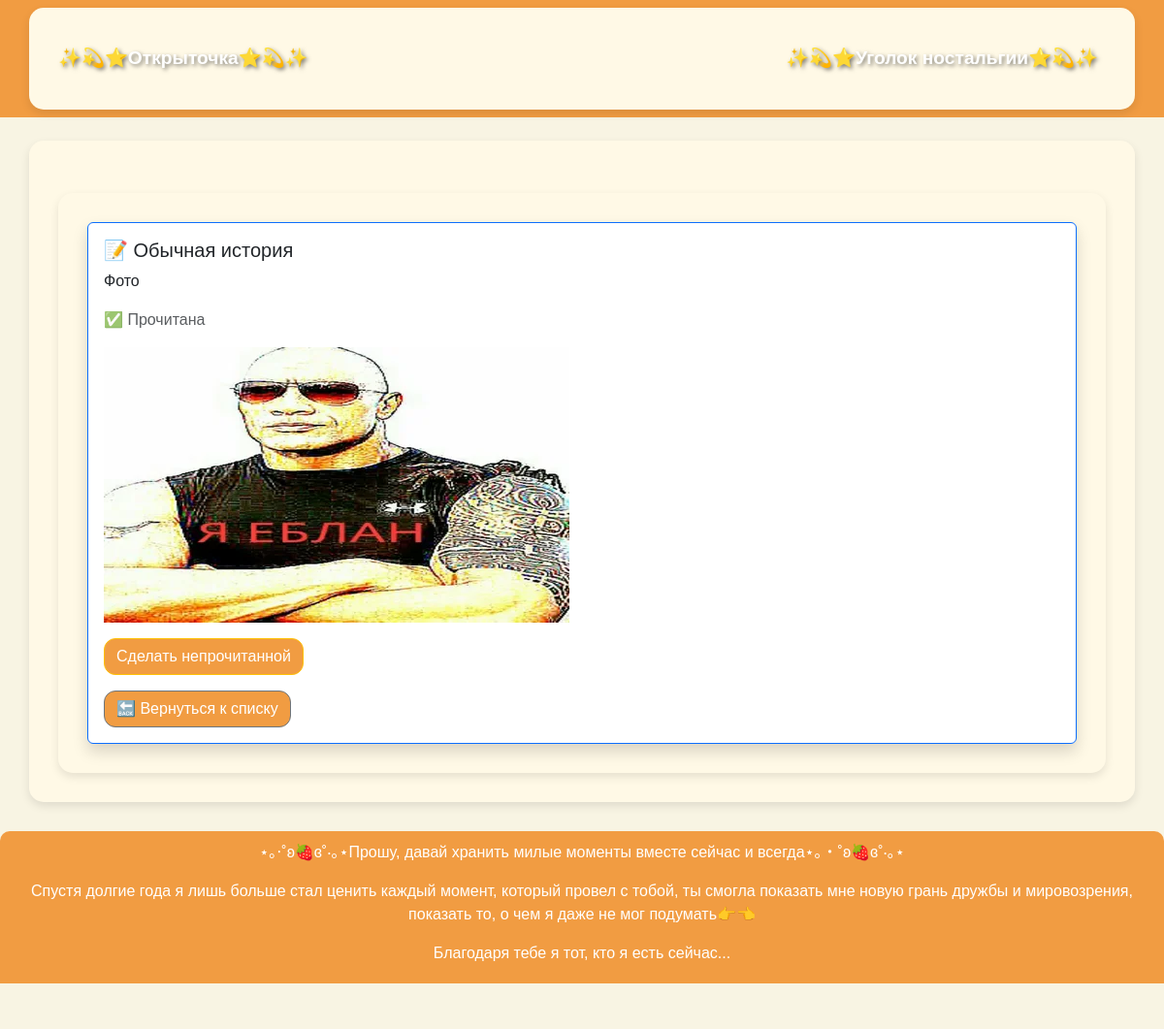
/notes/13/, run on the app's committed database.
### api/models.py (models this page shows, shortened)
class Note(models.Model):
    text = models.TextField(verbose_name="Текст заметки")
    is_read = models.BooleanField(default=False, verbose_name="Прочитано")
    is_secret = models.BooleanField(default=False, verbose_name="Секретная")
    photo = models.ImageField(upload_to='notes_photos/', null=True, blank=True, verbose_name="Фото")

### api/views.py (the view)
# urls.py: path("notes/<int:note_id>/", note_detail, name="note_detail"),
def note_detail(request, note_id):
    note = get_object_or_404(Note, id=note_id)
    return render(request, "note_detail.html", {"note": note})

### templates/note_detail.html (shortened to what this page needs)
{% extends "base.html" %}
{% block content %}
    <div class="container mt-4 fade-in">
        <div class="card shadow {% if note.is_secret %}border-danger{% else %}border-primary{% endif %}">
            <div class="card-body">
                <h5 class="card-title">
                    {% if note.is_secret %} 🔒 Секретная история {% else %} 📝 Обычная история {% endif %}
                </h5>
                <p class="card-text">{{ note.text }}</p>
                <p class="text-muted">
                    <span id="status-{{ note.id }}">
                        {% if note.is_read %} ✅ Прочитана {% else %} ❌ Не прочитана {% endif %}
                    </span>
                </p>
                {% if note.photo %}
                    <div class="mt-3 fade-in">
                        <img src="{{ note.photo.url }}" alt="Фото заметки" class="img-fluid">
                    </div>
                {% endif %}
                <button class="btn {% if note.is_read %}btn-warning{% else %}btn-success{% endif %} toggle-read mt-3 fade-in"
                        data-id="{{ note.id }}">
                    {% if note.is_read %} Сделать непрочитанной {% else %} Сделать прочитанной {% endif %}
                </button>
                <div class="d-flex justify-content-between mt-3 fade-in">
                    <a href="{% url 'note_list' %}" class="btn btn-secondary">🔙 Вернуться к списку</a>
                </div>
            </div>
        </div>
    </div>
{% endblock %}

### templates/base.html (style rules this page uses)
body { background-color: #f8f4e3; font-family: 'Comic Sans MS', cursive, sans-serif; opacity: 0; animation: fadeIn 1.5s forwards; }
.container { background-color: #fff9e6; border-radius: 15px; padding: 30px; box-shadow: 0 4px 10px rgba(0, 0, 0, 0.1); }
.btn { background-color: #f19c42; color: white; border-radius: 12px; }

### templates/note_detail.html (style rules this page uses)
.fade-in { opacity: 0; animation: fadeIn 1s forwards; }

### data on the page
Note: text "Фото", photo (picture)
